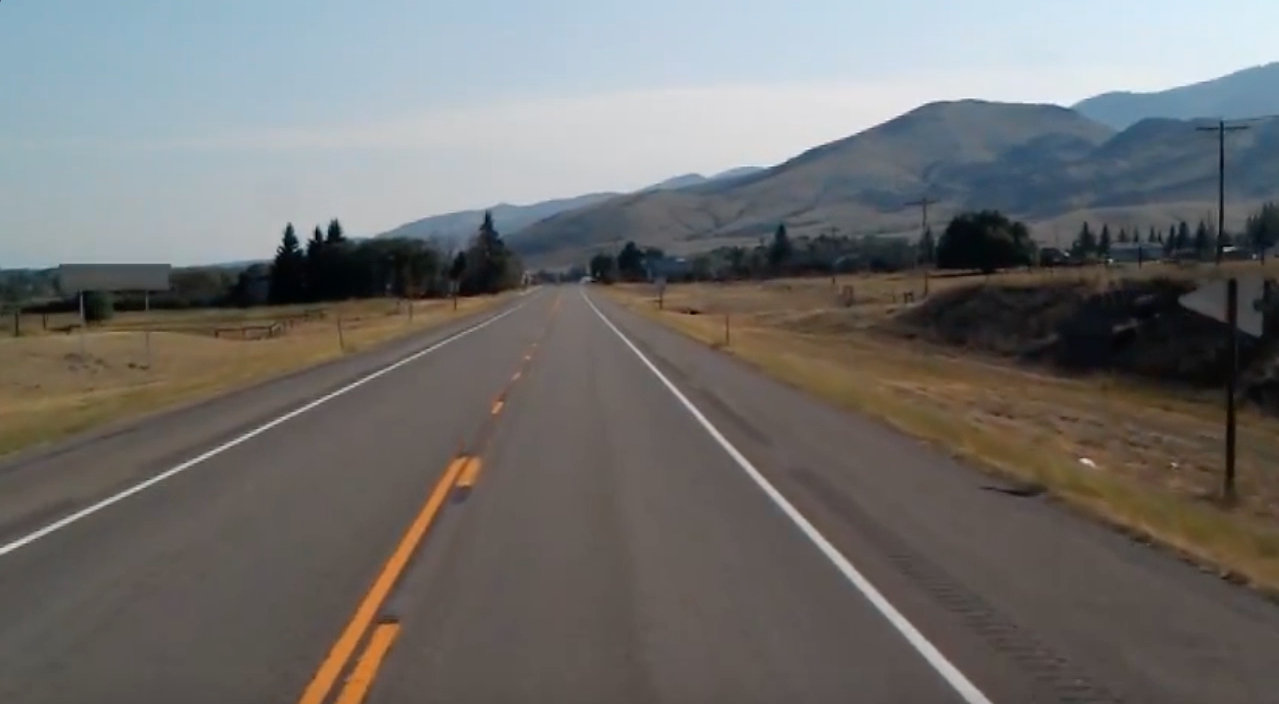
#> input picture 2_Lane_Markings/test_image.jpg, 1279 x 704 px
$ jupyter execute --allow-errors Lane_Marking.ipynb   (text cells are left out)
#> lines starting #> are read from the running program, lines starting #| are printed output that depends on the picture; after the words box and inside, x2 and y2 are one past the last pixel; in counts of white or black regions, pixels touching at a corner belong together; pictures that were not available may be replaced by others from this repository, and a replacement may not be noted
[cell 1]
#Importing openCV
import cv2
import matplotlib.pyplot as plt
import numpy as np

[cell 2]
image = cv2.imread('test_image.jpg')
#> image is the input picture: shape (704, 1279, 3); mean B, G, R 109.7, 111.3, 112.3
plt.imshow(image[...,::-1])

[cell 3]
lanelines_image = np.copy(image)

[cell 4]
gray_conversion= cv2.cvtColor(lanelines_image, cv2.COLOR_RGB2GRAY)
plt.imshow(gray_conversion,cmap='gray')

[cell 5]
blur_conversion = cv2.GaussianBlur(gray_conversion, (5,5),0)

[cell 6]
plt.figure(figsize=(14,5))
plt.subplot(1,2,1);plt.title('BW Image');plt.imshow(gray_conversion,cmap='gray')
plt.subplot(1,2,2);plt.title('Blurred Image');plt.imshow(blur_conversion,cmap='gray')

[cell 7]
canny_conversion = cv2.Canny(blur_conversion, 50,155)
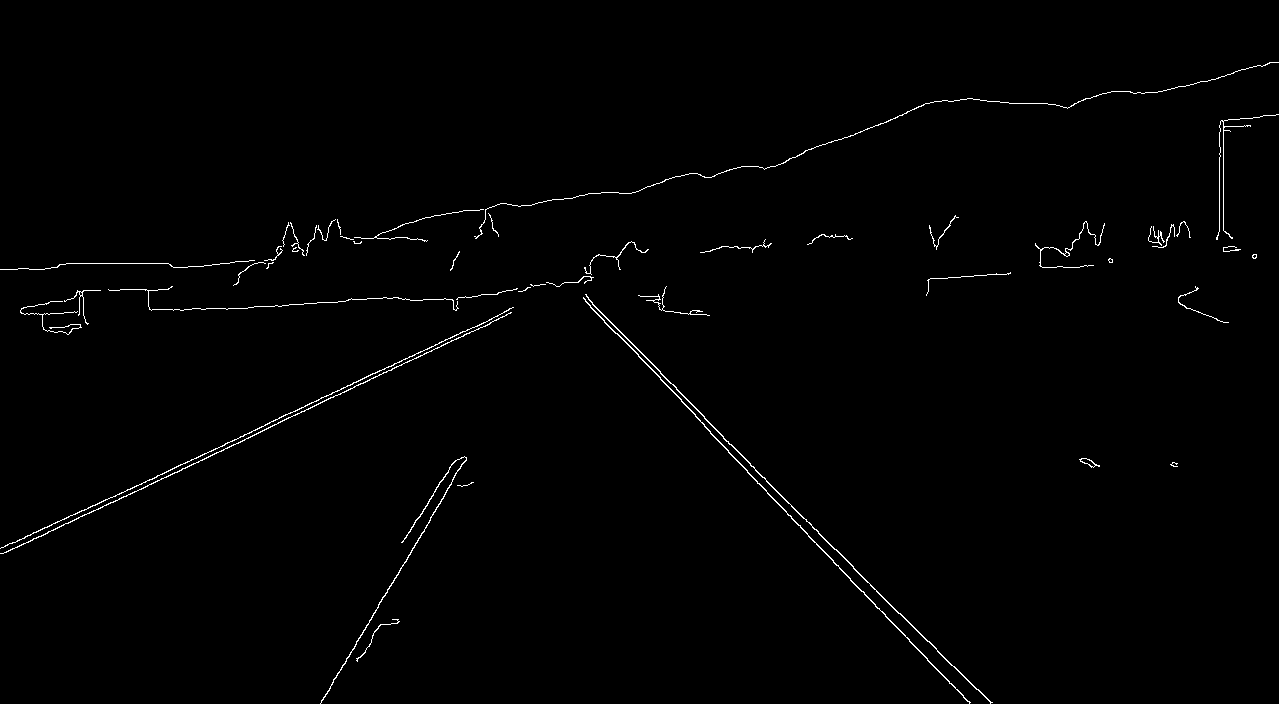
#> canny_conversion: shape (704, 1279); 0.87% white in thin lines or dots

[cell 8]
plt.figure(figsize=(14,5))
plt.subplot(1,2,1);plt.title('Original Image');plt.imshow(image[...,::-1])
plt.subplot(1,2,2);plt.title('Canny Edges Detected');plt.imshow(canny_conversion,cmap='gray')

[cell 9]
def canny_edge(image):
    gray_conversion= cv2.cvtColor(image, cv2.COLOR_RGB2GRAY)
    blur_conversion = cv2.GaussianBlur(gray_conversion, (5,5),0)
    canny_conversion = cv2.Canny(blur_conversion, 50,150)
    return canny_conversion

canny_conversion=canny_edge(image)
#> in canny_edge, `canny_conversion = cv2.Canny(blur_conversion, 50,150)`: canny_conversion: shape (704, 1279); 0.91% white in thin lines or dots
plt.imshow(canny_conversion,cmap='gray')

[cell 10]
def reg_of_interest(image):
    Image_height = image.shape[0]
    polygons = np.array([[(200, Image_height), (1100, Image_height), (550, 250)]])
    image_mask = np.zeros_like(image)
    cv2.fillPoly(image_mask, polygons, 255)
    return image_mask

cropped_mask = reg_of_interest(canny_conversion)
#> in reg_of_interest, `cv2.fillPoly(image_mask, polygons, 255)`: image_mask: shape (704, 1279); 22.7% white; 1 white region, box (x1, y1, x2, y2) and area: (200, 250, 1100, 704) 204575

plt.figure(figsize=(14,5))
plt.subplot(1,2,1);plt.title('Canny Image');plt.imshow(canny_conversion,cmap='gray')
plt.subplot(1,2,2);plt.title('Region of Interest');plt.imshow(cropped_mask,cmap='gray')

[cell 11]
def crop_image(image,image_mask):
    masking_image = cv2.bitwise_and(image,image_mask)
    return masking_image

cropped_image = crop_image(canny_conversion,cropped_mask)
#> in crop_image, `masking_image = cv2.bitwise_and(image,image_mask)`: masking_image: shape (704, 1279); 0.26% white in thin lines or dots, all inside (x1, y1, x2, y2) = (320, 277, 993, 704)

plt.figure(figsize=(14,5))
plt.subplot(1,2,1);plt.title('Cropped Image Mask');plt.imshow(cropped_mask,cmap='gray')
plt.subplot(1,2,2);plt.title('Cropped Image');plt.imshow(cropped_image,cmap='gray')

[cell 12]
def show_lines(image, lines):
    lines_image = np.zeros_like(image)
    if lines is not None :
        for line in lines:
            X1, Y1, X2, Y2 = line.reshape(4)
            cv2.line(lines_image, (X1, Y1), (X2, Y2), (255,0,0), 10)
    return lines_image

[cell 13]
lane_lines = cv2.HoughLinesP(cropped_image, 2, np.pi/180, 100, np.array([]), minLineLength= 40, maxLineGap=5)
#> lane_lines = 13 rows, first 6: [704, 418, 927, 641], [704, 426, 791, 516], [320, 703, 445, 494], [585, 301, 663, 381], [630, 341, 670, 383], [794, 520, 861, 591]

[cell 14]
line_image = show_lines(image, lane_lines)
#> the loop in show_lines, `for line in lines:` made 13 passes
#> (X1, Y1, X2, Y2) on passes 1 to 12: (704, 418, 927, 641), (704, 426, 791, 516), (320, 703, 445, 494), (585, 301, 663, 381), (630, 341, 670, 383), (794, 520, 861, 591), (659, 371, 704, 416), (870, 599, 939, 672), (767, 493, 807, 534), (423, 509, 454, 461), (940, 653, 991, 702), (824, 551, 879, 609)

[cell 15]
plt.figure(figsize=(14,5))

plt.subplot(1,2,1);plt.title('Cropped Image');plt.imshow(cropped_image,cmap='gray')
#> (the rest of this cell did not finish here and is left out)

[cell 16]
combine_image_prev = cv2.addWeighted(lanelines_image, 0.8, line_image, 1, 1)
plt.imshow(combine_image_prev[...,::-1])

[cell 17]
def make_coordinates(image, line_parameters):
    slope, intercept = line_parameters
    y1 = image.shape[0]
    y2 = int(y1*(3/5))
    x1 = int((y1- intercept)/slope)
    x2 = int((y2 - intercept)/slope)
    return np.array([x1, y1, x2, y2])

[cell 18]
def average_slope_intercept(image, lines):
    left_fit = []
    right_fit = []
    for line in lines:
        x1, y1, x2, y2 = line.reshape(4)
        if x2==x1:
            continue
        slope = (y2-y1)/(x2-x1)
        intercept = y1 - slope*x1
        if slope < 0:
            left_fit.append((slope, intercept))
        else:
            right_fit.append((slope, intercept))
    left_fit_average =np.average(left_fit, axis=0)
    right_fit_average = np.average(right_fit, axis =0)
    left_line =make_coordinates(image, left_fit_average)
    right_line = make_coordinates(image, right_fit_average)

    return np.array([left_line, right_line])

[cell 19]
averaged_lines = average_slope_intercept(lanelines_image, lane_lines)
#> the loop in average_slope_intercept, `for line in lines:` made 13 passes
#> (x1, y1, x2, y2, slope, intercept) on passes 1 to 12: (704, 418, 927, 641, 1, -286), (704, 426, 791, 516, 1.03, -302.3), (320, 703, 445, 494, -1.67, 1238), (585, 301, 663, 381, 1.03, -299), (630, 341, 670, 383, 1.05, -320.5), (794, 520, 861, 591, 1.06, -321.4), (659, 371, 704, 416, 1, -288), (870, 599, 939, 672, 1.06, -321.4), (767, 493, 807, 534, 1.02, -293.2), (423, 509, 454, 461, -1.55, 1164), (940, 653, 991, 702, 0.961, -250.1), (824, 551, 879, 609, 1.05, -317.9)
#> after the loop in average_slope_intercept, `for line in lines:`: left_fit = [(-1.67, 1238), (-1.55, 1164)]; right_fit = [(1, -286), (1.03, -302.3), (1.03, -299), (1.05, -320.5), (1.06, -321.4), (1, -288), (1.06, -321.4), (1.02, -293.2), (0.961, -250.1), (1.05, -317.9), (1, -287)]
#> in average_slope_intercept, `left_fit_average =np.average(left_fit, axis=0)`: left_fit_average = [-1.61, 1201]
#> in average_slope_intercept, `right_fit_average = np.average(right_fit, axis =0)`: right_fit_average = [1.02, -298.8]
#> in make_coordinates, `slope, intercept = line_parameters`: slope = -1.61; intercept = 1201
#> in make_coordinates, `x1 = int((y1- intercept)/slope)`: x1 = 308
#> in make_coordinates, `x2 = int((y2 - intercept)/slope)`: x2 = 483
#> in average_slope_intercept, `left_line =make_coordinates(image, left_fit_average)`: left_line = [308, 704, 483, 422]
#> in average_slope_intercept, `right_line = make_coordinates(image, right_fit_average)`: right_line = [978, 704, 703, 422]
#> averaged_lines = [[308, 704, 483, 422], [978, 704, 703, 422]]

[cell 20]
line_image = show_lines(lanelines_image, averaged_lines)
#> the loop in show_lines (call 2), `for line in lines:` made 2 passes

[cell 21]
combine_image = cv2.addWeighted(lanelines_image, 0.8, line_image, 1, 1)

[cell 22]
plt.figure(figsize=(20,10))
plt.subplot(121);plt.title('Previous Lane Detection');plt.imshow(combine_image_prev[...,::-1])
plt.subplot(122);plt.title('Optimised Lane Detection');plt.imshow(combine_image[...,::-1])

[cell 23]
cap = cv2.VideoCapture("test2.mp4")
import math
while(cap.isOpened()):
    try:
        _, frame = cap.read()
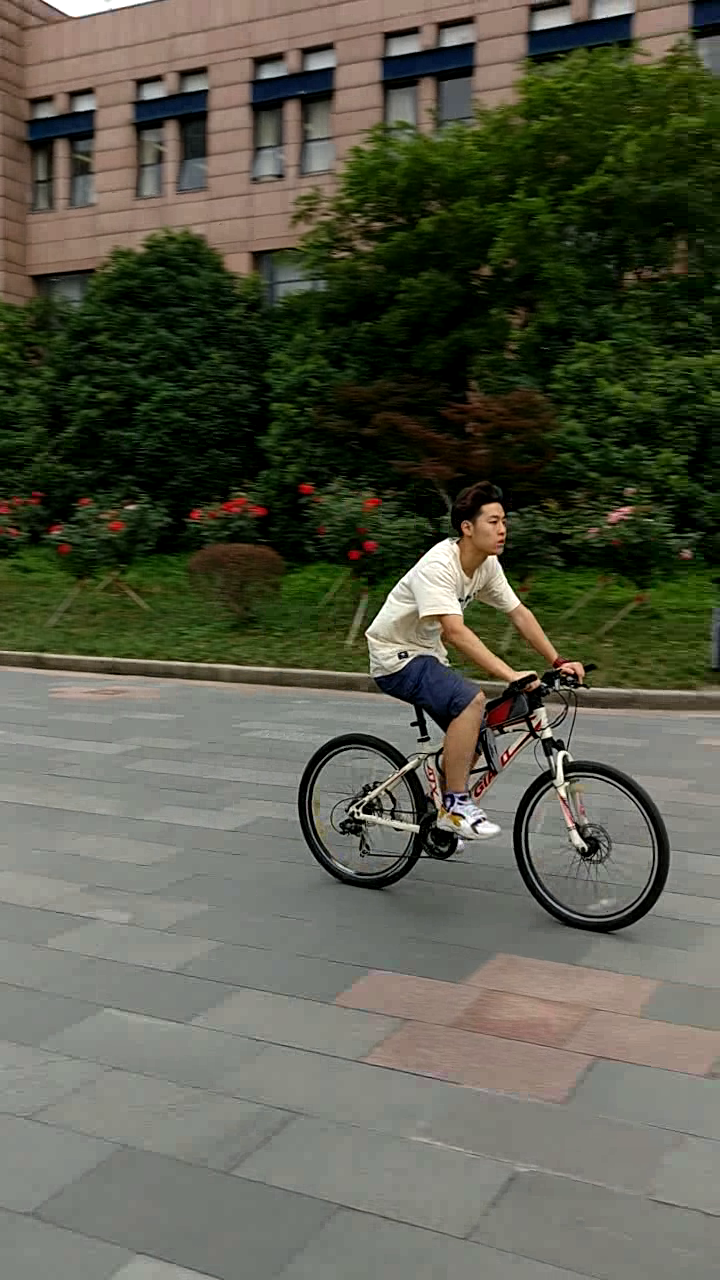
#> input picture frame 6 of 8_YOLOv3_OD/videos/test/library1.mp4, 720 x 1280 px, given in place of test2.mp4, which was not available
#> frame is the input picture: shape (1280, 720, 3); mean B, G, R 74.7, 89.5, 88.1
        canny_image = canny_edge(frame)
#> in canny_edge (call 2), `canny_conversion = cv2.Canny(blur_conversion, 50,150)`: canny_conversion: shape (1280, 720); 3.9% white in thin lines or dots
        cropped_mask = reg_of_interest(canny_image)
#> in reg_of_interest (call 2), `cv2.fillPoly(image_mask, polygons, 255)`: image_mask: shape (1280, 720); 35.6% white; 1 white region, box (x1, y1, x2, y2) and area: (200, 250, 720, 1280) 328479
        cropped_image = crop_image(canny_image,cropped_mask)
#> in crop_image (call 2), `masking_image = cv2.bitwise_and(image,image_mask)`:
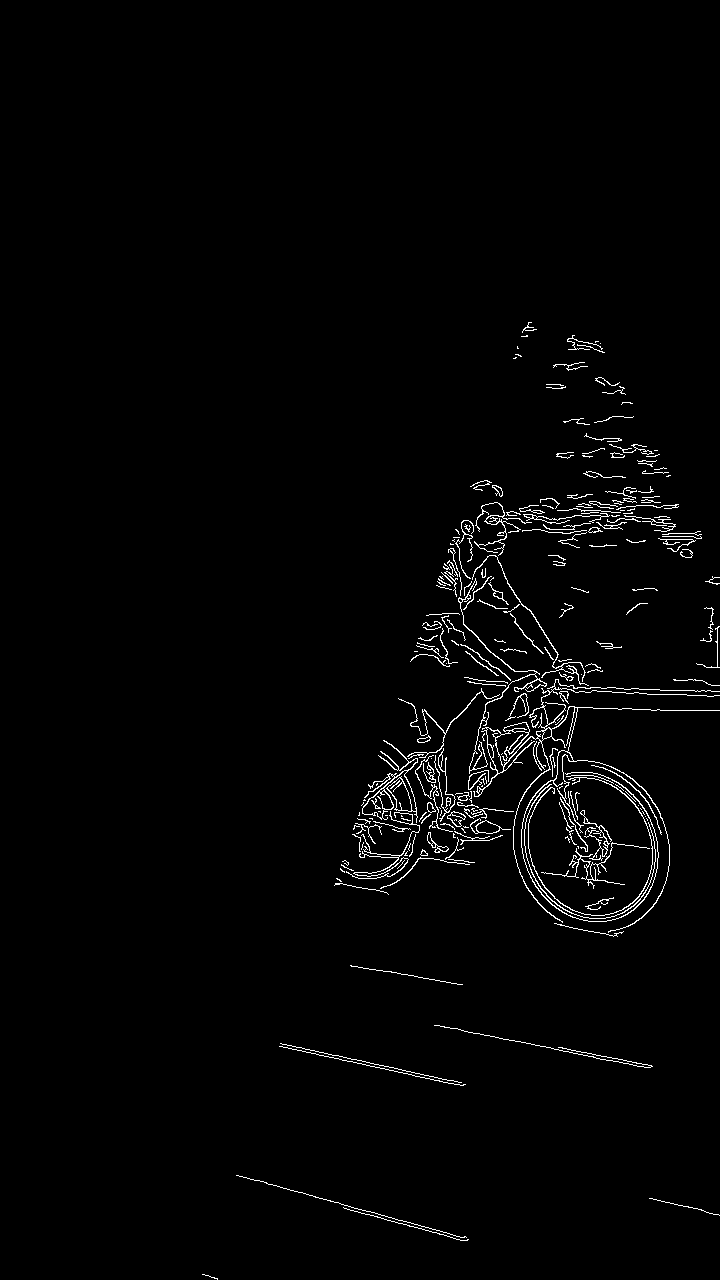
#> masking_image: shape (1280, 720); 1.7% white in thin lines or dots, all inside (x1, y1, x2, y2) = (202, 322, 720, 1280)
        lines = cv2.HoughLinesP(cropped_image, 2, np.pi/180, 100,np.array([]), minLineLength=40,maxLineGap=5)
#> lines = 21 rows, first 6: [567, 702, 567, 659], [513, 681, 543, 749], [432, 826, 510, 748], [631, 688, 719, 691], [600, 531, 632, 488], [544, 873, 607, 881]
        averaged_lines = average_slope_intercept(frame, lines)
#> the loop in average_slope_intercept (call 2), `for line in lines:` made 21 passes
#> (x1, y1, x2, y2, slope, intercept) on passes 2 to 13: (513, 681, 543, 749, 2.27, -481.8), (432, 826, 510, 748, -1, 1258), (631, 688, 719, 691, 0.0341, 666.5), (600, 531, 632, 488, -1.34, 1337.2), (544, 873, 607, 881, 0.127, 803.9), (491, 779, 530, 736, -1.1, 1320.4), (443, 829, 491, 781, -1, 1272), (236, 1175, 340, 1203, 0.269, 1111.5), (436, 821, 490, 767, -1, 1257), (461, 1030, 593, 1056, 0.197, 939.2), (522, 731, 544, 771, 1.82, -218.1), (471, 796, 527, 726, -1.25, 1384.8)
#> averaged_lines = [[50, 1280, 461, 768], [1203, 1280, 213, 768]]
        line_image = show_lines(frame, averaged_lines)
        combo_image = cv2.addWeighted(frame, 0.8, line_image, 1, 1)
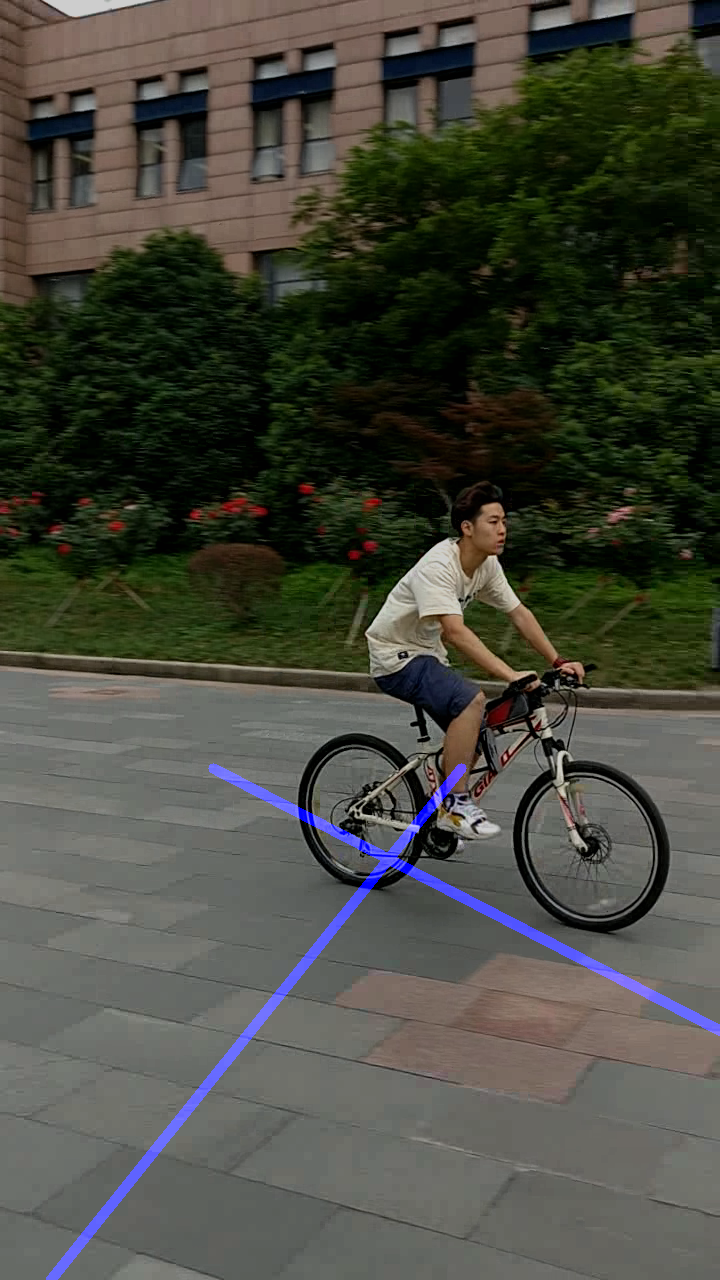
#> combo_image: shape (1280, 720, 3); mean B, G, R 63.1, 72.6, 71.5
        cv2.imshow("result", combo_image)
        if cv2.waitKey(1) & 0xFF == ord('q'):
#> (key q is pressed here)
            break
    except:
        continue
cap.release()
cv2.destroyAllWindows()
